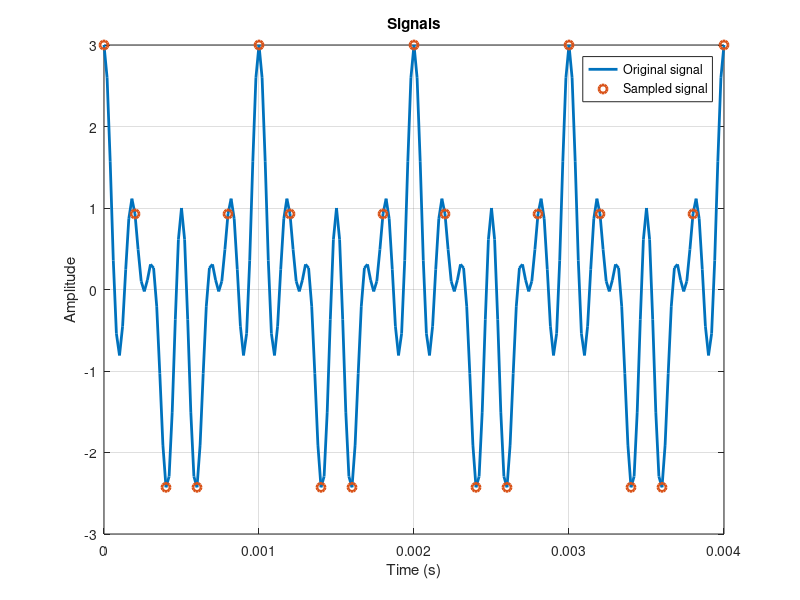
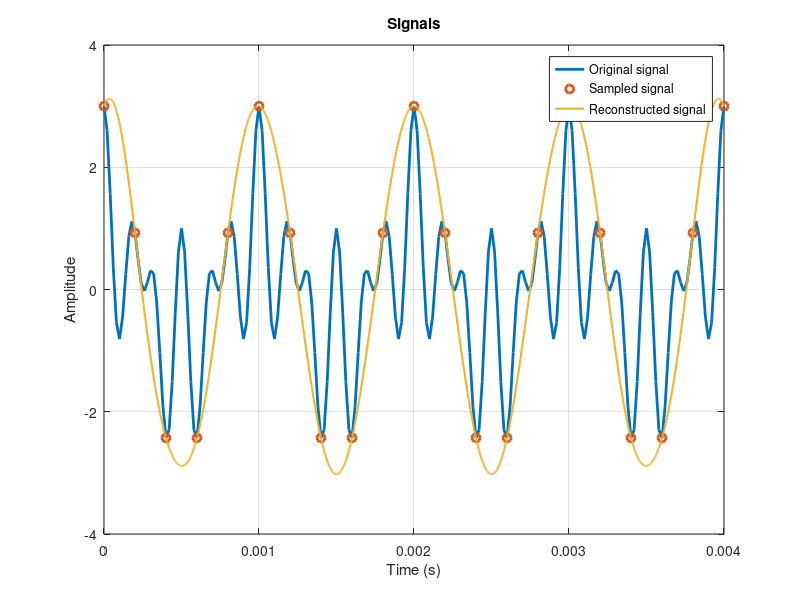
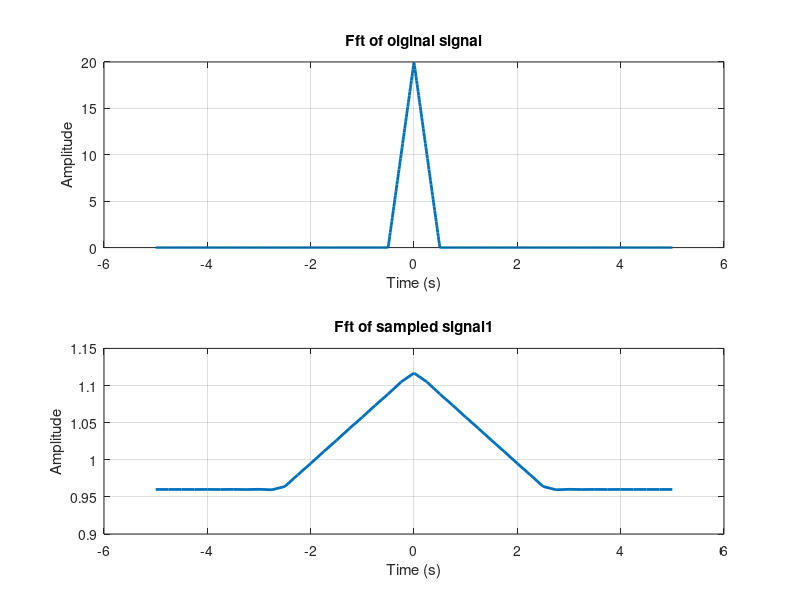
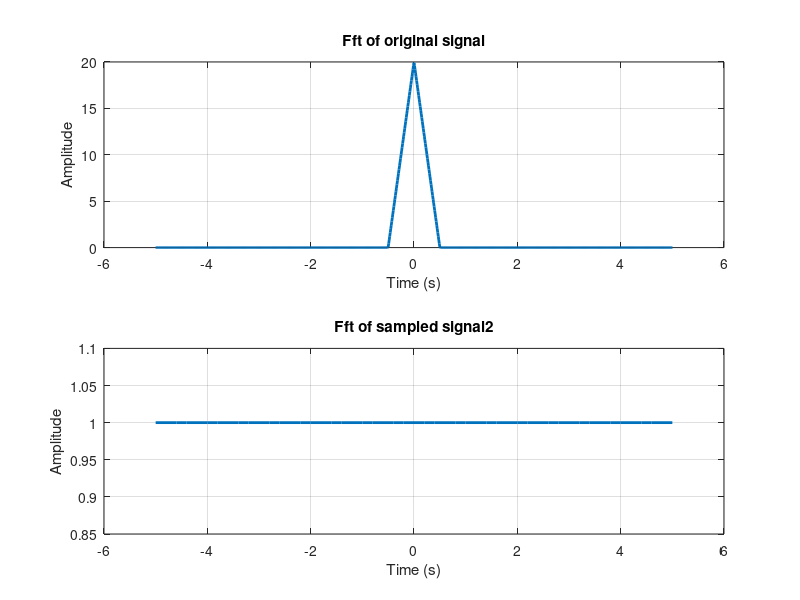

The MATLAB script that drew these images, in order: (Note: this script raises an error after producing the figures.)
%% *Homework1_2*

%% Programmers
%%%
% Mohammad Mahdi Elyasi - 9823007
%
% Moein Nasiri - 9823093

%% Clear the Workspace
close all;
clear all;
clc;

%% Homework1_6
% In this task we want to show what would be sampled signal and
% how different it is with original signal
%
% Declaring variables:
fs = 50000;
t = 0:1 / fs:0.004;
f1 = 1000;
f2 = 4000;
f3 = 6000;
fs_low = 5000;
t_sampled = 0:1 / fs_low:0.004;
%%%
% Now we declare signals need to be plootted
x_original = cos(2 * pi * f1 * t) + cos(2 * pi * f2 * t) + cos(2 * pi * f3 * t);
x_sampled = cos(2 * pi * f1 * t_sampled) + cos(2 * pi * f2 * t_sampled) + cos(2 * pi * f3 * t_sampled);
%%%
% Now we plot signals for the first part
figure('Name', 'Aliasing in the time domain');
plot(t, x_original, 'LineWidth', 2);
xlabel('Time (s)');
ylabel('Amplitude');
title('Signals');
grid on;
hold on;
plot(t_sampled, x_sampled, 'o', 'LineWidth', 2);
legend('Original signal', 'Sampled signal');
%%%
% part 2
%
% Here we want to reconstruct original signals, with a specific frequency
%
% Now we declare variables for second part of this task

prc_rate = 100;
t1 = -0.004:1 / (prc_rate * fs_low):0.004;
x1 = zeros(1, (length(t1) + 1) / 2);
x1(1:prc_rate:end) = x_sampled;
%%%
% Here we declare signals need to be plotted
h = sinc(fs_low * t1);
y = conv(x1, h, 'same');
%%%
% Now we plot original signal, Sampled signal and reconstructed signal
figure('Name', 'Aliasing in the time domain');
plot(t, x_original, 'LineWidth', 2);
xlabel('Time (s)');
ylabel('Amplitude');
title('Signals');
grid on;
hold on;
plot(t_sampled, x_sampled, 'o', 'LineWidth', 2);
hold on;
plot(t1((length(t1) + 1) / 2:end), y, 'LineWidth', 1.5);
legend('Original signal', 'Sampled signal', 'Reconstructed signal')
%%%
% * Based on sampled frequency we would know that frequencies which doesn't satisfy nyquist law
% can't be plotted. so only cosine with 1k hertz frquency can be plotted
%
% * If we don't have ideal filter, then the reconstructed signal can't be the same as original signal

%% Homework1_7
% Here in this task we want to show if we sample signals, what would happen
% to their frequency spectrum
%
% Now we declare variables needed for plot:
t = -5:0.01:5;
f1 = 4;
f2 = 5;
f3 = 10;
f4 = 20;
t_1 = -5:1 / f1:5;
t_2 = -5:1 / f2:5;
t_3 = -5:1 / f3:5;
t_4 = -5:1 / f4:5;
%%%
% Now we declare signals needed for plot
x_t = (sinc (5 * t)) .^ 2;
x_t1 = (sinc (5 * t_1)) .^ 2;
x_t2 = (sinc (5 * t_2)) .^ 2;
x_t3 = (sinc (5 * t_3)) .^ 2;
x_t4 = (sinc (5 * t_4)) .^ 2;

figure('Name', 'Fft of signals');
subplot(2, 1, 1)
plot(t, abs(fftshift(fft(x_t))), 'LineWidth', 2);
xlabel('Time (s)');
ylabel('Amplitude');
title('Fft of oiginal signal');
grid on;

subplot(2, 1, 2)
plot(t_1, abs(fftshift(fft(x_t1))), 'LineWidth', 2);
xlabel('Time (s)');
ylabel('Amplitude');
title('Fft of sampled signal1');
grid on;

figure('Name', 'Fft of signals');
subplot(2, 1, 1)
plot(t, abs(fftshift(fft(x_t))), 'LineWidth', 2);
xlabel('Time (s)');
ylabel('Amplitude');
title('Fft of original signal');
grid on;

subplot(2, 1, 2)
plot(t_2, abs(fftshift(fft(x_t2))), 'LineWidth', 2);
xlabel('Time (s)');
ylabel('Amplitude');
title('Fft of sampled signal2');
grid on;

figure('Name', 'Fft of signals');
subplot(2, 1, 1)
plot(t, abs(fftshift(fft(x_t))), 'LineWidth', 2);
xlabel('Time (s)');
ylabel('Amplitude');
title('Fft of original signal');
grid on;

subplot(2, 1, 2)
plot(t_3, abs(fftshift(fft(x_t3))), 'LineWidth', 2);
xlabel('Time (s)');
ylabel('Amplitude');
title('Fft of sampled signal3');
grid on;

figure('Name', 'Fft of signals');
subplot(2, 1, 1)
plot(t, abs(fftshift(fft(x_t))), 'LineWidth', 2);
xlabel('Time (s)');
ylabel('Amplitude');
title('Fft of original signal');
grid on;

subplot(2, 1, 2)
plot(t_4, abs(fftshift(fft(x_t4))), 'LineWidth', 2);
xlabel('Time (s)');
ylabel('Amplitude');
title('Fft of sampled signal4');
grid on;
%%%
% * Based on what we saw, Signal3 and Signal4 had no problem in terms of aliasing
% of course based on Nyquist law, signal3 which had 2B=fs may have problems if we had sinusodial signals.
% * So we prefer to have 2B > fs.
% * For signal2 since Nyquist law isn't satisfied we have aliasing , and it makes sinc to be
% integer. and we know it is 0 if sinc becomes inteer (except in 0). so we see a DC signal.
% * For signal1 Nyquist law isn't satisfied so we see sum of DC and tip of the signal.
% * In conclusion, if we don't satisfy Nyquist law, then we see aliasing if frequency spectrum.
%% Homework1_8
% In this task, we want to see aliasing in frequency spectrum
%
% Now we declare needed variables:
N = 256;
t = -5:1 / N:5;
t1 = -5:1 / (2 * N):5;
t2 = -5:3 / (2 * N):5;
t3 = -5:3 / N:5;
%%%
% Here we declare needed signals:
xt = sinc(2 * t);
xt1 = sinc(2 * t1);
xt2 = sinc(2 * t2);
xt3 = sinc(2 * t3);
%%%
% And finally we plot the signals
figure('Name', 'Original Signal');
subplot(2, 1, 1)
plot(t, xt, 'LineWidth', 2);
xlabel('Time (s)');
ylabel('Amplitude');
title('Original signal');
grid on;

subplot(2, 1, 2)
plot(t, abs(fftshift(fft(xt))), 'LineWidth', 2);
xlabel('Time (s)');
ylabel('Amplitude');
title('sampled signal');
grid on;

figure('Name', 'Original Signal');
subplot(2, 1, 1)
plot(t1, xt1, 'LineWidth', 2);
xlabel('Time (s)');
ylabel('Amplitude');
title('Original signal');
grid on;

subplot(2, 1, 2)
plot(t1, abs(fftshift(fft(xt1))), 'LineWidth', 2);
xlabel('Time (s)');
ylabel('Amplitude');
title('sampled signal');
grid on;

figure('Name', 'Original Signal');
subplot(2, 1, 1)
plot(t2, xt2, 'LineWidth', 2);
xlabel('Time (s)');
ylabel('Amplitude');
title('Original signal');
grid on;

subplot(2, 1, 2)
plot(t2, abs(fftshift(fft(xt2))), 'LineWidth', 2);
xlabel('Time (s)');
ylabel('Amplitude');
title('sampled signal');
grid on;

figure('Name', 'Original Signal');
subplot(2, 1, 1)
plot(t3, xt3, 'LineWidth', 2);
xlabel('Time (s)');
ylabel('Amplitude');
title('Original signal');
grid on;

subplot(2, 1, 2)
plot(t3, abs(fftshift(fft(xt3))), 'LineWidth', 2);
xlabel('Time (s)');
ylabel('Amplitude');
title('sampled signal');
grid on;

%% Homework1_9
% Here we want to display multi-rate filter bank
%
% Firstly we need to declare needed variables
fs = 2;
t_max = 256;
t = -t_max:1 / fs:t_max;
f1 = 1/16;
f2 = 5/16;
f3 = 9/16;
f4 = 13/16;
%%%
% Here we declare signals:
x = cos(2 * pi * f1 * t) + cos(2 * pi * f2 * t) + cos(2 * pi * f3 * t) + cos(2 * pi * f4 * t);
FT_x = (1 / fs) * fftshift(fft(x));
f_axis = linspace(-fs / 2, fs / 2, length(FT_x));
%%%
% in this cell we plot the declared signals
figure('Name', 'Fourier Transform of Continuous Time Signal');
plot(f_axis, abs(FT_x), 'LineWidth', 1.5);
xlabel('Frequency (Hz)');
ylabel('Amplitude');
title('Fourier Transform of Continuous Time Signal');
xlim([-1, 1]);
grid on;
%%%
% In this part we want to read excells data and import it into matlab

analy_filter = readmatrix('filters.xls', 'Sheet', 1);
analy_filter1 = analy_filter(1, :);
analy_filter2 = analy_filter(2, :);
analy_filter3 = analy_filter(3, :);
analy_filter4 = analy_filter(4, :);
%%%
% Here we want to declare some variables in order to plot it
w_axis = linspace(0, pi, 1000);
N = length(analy_filter1);
n = 0:N -1;
%%%
% Here we declare DTFT of signal:
DTFT_analy_filter1 = analy_filter1 * exp(-1j * n' * w_axis);
%%%
% Here we plot some of analytic filters:
figure('Name', 'Amplitude and phase 4 analytic filters');
subplot(4, 2, 1)
plot(w_axis / pi, abs(DTFT_analy_filter1), 'LineWidth', 1.5);
xlabel('Frequency (rad/s)');
ylabel('Amplitude');
title('Absolute Value of DTFT analy filter1');
xlim([0 1]);
grid on;

subplot(4, 2, 2)
plot(w_axis / pi, angle(DTFT_analy_filter1), 'LineWidth', 1.5);
xlabel('Frequency (rad/s)');
ylabel('Phase');
xlim([0 1]);
title('Phase of DTFT analy filter1');
grid on;

w_axis = linspace(0, pi, 1000);
N = length(analy_filter2);
n = 0:N -1;
DTFT_analy_filter2 = analy_filter2 * exp(-1j * n' * w_axis);

subplot(4, 2, 3)
plot(w_axis / pi, abs(DTFT_analy_filter2), 'LineWidth', 1.5);
xlabel('Frequency (rad/s)');
ylabel('Amplitude');
title('Absolute Value of DTFT analy filter2');
xlim([0 1]);
grid on;

subplot(4, 2, 4)
plot(w_axis / pi, angle(DTFT_analy_filter2), 'LineWidth', 1.5);
xlabel('Frequency (rad/s)');
ylabel('Phase');
xlim([0 1]);
title('Phase of DTFT analy filter2');
grid on;

w_axis = linspace(-0, pi, 1000);
N = length(analy_filter3);
n = 0:N -1;
DTFT_analy_filter3 = analy_filter3 * exp(-1j * n' * w_axis);

subplot(4, 2, 5)
plot(w_axis / pi, abs(DTFT_analy_filter3), 'LineWidth', 1.5);
xlabel('Frequency (rad/s)');
ylabel('Amplitude');
title('Absolute Value of DTFT analy filter3');
xlim([0 1]);
grid on;

subplot(4, 2, 6)
plot(w_axis / pi, angle(DTFT_analy_filter3), 'LineWidth', 1.5);
xlabel('Frequency (rad/s)');
ylabel('Phase');
xlim([0 1]);
title('Phase of DTFT analy filter3');
grid on;

w_axis = linspace(0, pi, 1000);
N = length(analy_filter4);
n = 0:N -1;
DTFT_analy_filter4 = analy_filter4 * exp(-1j * n' * w_axis);

subplot(4, 2, 7)
plot(w_axis / pi, abs(DTFT_analy_filter4), 'LineWidth', 1.5);
xlabel('Frequency (rad/s)');
ylabel('Amplitude');
title('Absolute Value of DTFT analy filter4');
xlim([0 1]);
grid on;

subplot(4, 2, 8)
plot(w_axis / pi, angle(DTFT_analy_filter4), 'LineWidth', 1.5);
xlabel('Frequency (rad/s)');
ylabel('Phase');
xlim([0 1]);
title('Phase of DTFT analy filter4');
grid on;
%%%
% Now we import datas from 2ns sheet of excell and plot composition filters

Composition_filter = readmatrix('filters.xls', 'Sheet', 2);
Composition_filter1 = Composition_filter(1, :);
Composition_filter2 = Composition_filter(2, :);
Composition_filter3 = Composition_filter(3, :);
Composition_filter4 = Composition_filter(4, :);
%%%
% Here we declare some variables for plot:
w_axis = linspace(0, pi, 1000);
N = length(Composition_filter1);
n = 0:N -1;
% Here we declare DTFT of composition filters:
DTFT_Composition_filter1 = Composition_filter1 * exp(-1j * n' * w_axis);
%%%
% 2 of processes from top will be repeated for every subplot
% plot of filter is written
figure('Name', 'Amplitude and phase 4 Composition filters');
subplot(4, 2, 1)
plot(w_axis / pi, abs(DTFT_Composition_filter1), 'LineWidth', 1.5);
xlabel('Frequency (rad/s)');
ylabel('Amplitude');
title('Absolute Value of DTFT Composition filter1');
xlim([0 1]);
grid on;

subplot(4, 2, 2)
plot(w_axis / pi, angle(DTFT_Composition_filter1), 'LineWidth', 1.5);
xlabel('Frequency (rad/s)');
ylabel('Phase');
xlim([0 1]);
title('Phase of DTFT Composition filter1');
grid on;

w_axis = linspace(0, pi, 1000);
N = length(Composition_filter2);
n = 0:N -1;
DTFT_Composition_filter2 = Composition_filter2 * exp(-1j * n' * w_axis);

subplot(4, 2, 3)
plot(w_axis / pi, abs(DTFT_Composition_filter2), 'LineWidth', 1.5);
xlabel('Frequency (rad/s)');
ylabel('Amplitude');
title('Absolute Value of DTFT Composition filter2');
xlim([0 1]);
grid on;

subplot(4, 2, 4)
plot(w_axis / pi, angle(DTFT_Composition_filter2), 'LineWidth', 1.5);
xlabel('Frequency (rad/s)');
ylabel('Phase');
xlim([0 1]);
title('Phase of DTFT Composition filter2');
grid on;

w_axis = linspace(-0, pi, 1000);
N = length(Composition_filter3);
n = 0:N -1;
DTFT_Composition_filter3 = Composition_filter3 * exp(-1j * n' * w_axis);

subplot(4, 2, 5)
plot(w_axis / pi, abs(DTFT_Composition_filter3), 'LineWidth', 1.5);
xlabel('Frequency (rad/s)');
ylabel('Amplitude');
title('Absolute Value of DTFT Composition filter3');
xlim([0 1]);
grid on;

subplot(4, 2, 6)
plot(w_axis / pi, angle(DTFT_Composition_filter3), 'LineWidth', 1.5);
xlabel('Frequency (rad/s)');
ylabel('Phase');
xlim([0 1]);
title('Phase of DTFT Composition filter3');
grid on;

w_axis = linspace(0, pi, 1000);
N = length(Composition_filter4);
n = 0:N -1;
DTFT_Composition_filter4 = Composition_filter4 * exp(-1j * n' * w_axis);

subplot(4, 2, 7)
plot(w_axis / pi, abs(DTFT_Composition_filter4), 'LineWidth', 1.5);
xlabel('Frequency (rad/s)');
ylabel('Amplitude');
title('Absolute Value of DTFT Composition filter4');
xlim([0 1]);
grid on;

subplot(4, 2, 8)
plot(w_axis / pi, angle(DTFT_Composition_filter4), 'LineWidth', 1.5);
xlabel('Frequency (rad/s)');
ylabel('Phase');
xlim([0 1]);
title('Phase of DTFT Composition filter4');
grid on;
%%%
% In this part we want to do the processing work, like down-sampling and
% up-sampling of datas and then plot input and output signals
analy_filter1_out = filter(analy_filter1, 1, x);
analy_filter2_out = filter(analy_filter2, 1, x);
analy_filter3_out = filter(analy_filter3, 1, x);
analy_filter4_out = filter(analy_filter4, 1, x);
analy_filter1_out_down = downsample(analy_filter1_out, 4);
analy_filter2_out_down = downsample(analy_filter2_out, 4);
analy_filter3_out_down = downsample(analy_filter3_out, 4);
analy_filter4_out_down = downsample(analy_filter4_out, 4);
analy_filter1_out_down_pc = 2 * analy_filter1_out_down;
analy_filter2_out_down_pc = 0 * analy_filter2_out_down;
analy_filter3_out_down_pc = analy_filter3_out_down;
analy_filter4_out_down_pc = 0.5 * analy_filter4_out_down;
analy_filter1_out_up = upsample(analy_filter1_out_down_pc, 4);
analy_filter2_out_up = upsample(analy_filter2_out_down_pc, 4);
analy_filter3_out_up = upsample(analy_filter3_out_down_pc, 4);
analy_filter4_out_up = upsample(analy_filter4_out_down_pc, 4);

Composition_filter1_out = filter(Composition_filter1, 1, analy_filter1_out_up);
Composition_filter2_out = filter(Composition_filter2, 1, analy_filter2_out_up);
Composition_filter3_out = filter(Composition_filter3, 1, analy_filter3_out_up);
Composition_filter4_out = filter(Composition_filter4, 1, analy_filter4_out_up);
out_of_filter_bank = Composition_filter1_out + Composition_filter2_out + Composition_filter3_out + Composition_filter4_out;
FT_out_of_filter_bank = (1 / fs) * fftshift(fft(out_of_filter_bank));
f_axis = linspace(-fs / 2, fs / 2, length(FT_out_of_filter_bank));

%%%
% Here finally we plot input signal and output signal after passing through multi-rate filter bank
figure('Name', 'Fourier Transform of Continuous Time Signal');
plot(f_axis, abs(FT_out_of_filter_bank), 'LineWidth', 1.5);
xlabel('Frequency (Hz)');
ylabel('Amplitude');
title('Fourier Transform of Continuous Time Signal');
xlim([-1, 1]);

figure('Name', 'output and input of filter bank');
f_axis = linspace(-fs / 2, fs / 2, length(FT_x));
plot(f_axis, abs(FT_x), 'LineWidth', 1.5, 'Color', 'r');
xlabel('Frequency (Hz)');
ylabel('Amplitude');
title('output and input of filter bank');
xlim([-1, 1]);
grid on;
hold on; % Hold the figure
f_axis = linspace(-fs / 2, fs / 2, length(FT_out_of_filter_bank));
plot(f_axis, abs(FT_out_of_filter_bank), 'LineWidth', 1.5, 'Color', 'b');
xlim([-1, 1])
legend('input', 'output'); % Add legend to the figure
%%%
% Thanks for your attention
